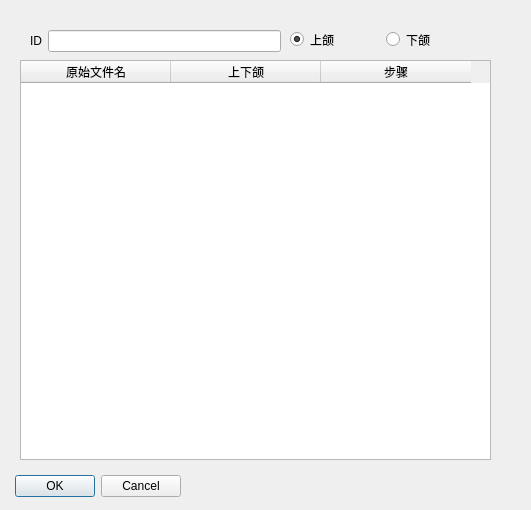
<?xml version="1.0" encoding="UTF-8"?>
<ui version="4.0">
 <class>FileNameDialog</class>
 <widget class="QDialog" name="FileNameDialog">
  <property name="geometry">
   <rect>
    <x>0</x>
    <y>0</y>
    <width>531</width>
    <height>510</height>
   </rect>
  </property>
  <property name="windowTitle">
   <string>更改文件名称</string>
  </property>
  <widget class="QDialogButtonBox" name="buttonBox">
   <property name="geometry">
    <rect>
     <x>-160</x>
     <y>470</y>
     <width>341</width>
     <height>32</height>
    </rect>
   </property>
   <property name="orientation">
    <enum>Qt::Horizontal</enum>
   </property>
   <property name="standardButtons">
    <set>QDialogButtonBox::Cancel|QDialogButtonBox::Ok</set>
   </property>
  </widget>
  <widget class="QTableWidget" name="tableWidget">
   <property name="geometry">
    <rect>
     <x>20</x>
     <y>60</y>
     <width>471</width>
     <height>400</height>
    </rect>
   </property>
   <attribute name="horizontalHeaderDefaultSectionSize">
    <number>150</number>
   </attribute>
   <column>
    <property name="text">
     <string>原始文件名</string>
    </property>
   </column>
   <column>
    <property name="text">
     <string>上下颌</string>
    </property>
   </column>
   <column>
    <property name="text">
     <string>步骤</string>
    </property>
   </column>
  </widget>
  <widget class="QWidget" name="layoutWidget">
   <property name="geometry">
    <rect>
     <x>30</x>
     <y>30</y>
     <width>251</width>
     <height>22</height>
    </rect>
   </property>
   <layout class="QHBoxLayout" name="horizontalLayout">
    <item>
     <widget class="QLabel" name="label">
      <property name="text">
       <string>ID</string>
      </property>
     </widget>
    </item>
    <item>
     <widget class="QLineEdit" name="lineEdit_patientID"/>
    </item>
   </layout>
  </widget>
  <widget class="QWidget" name="layoutWidget">
   <property name="geometry">
    <rect>
     <x>290</x>
     <y>30</y>
     <width>186</width>
     <height>19</height>
    </rect>
   </property>
   <layout class="QHBoxLayout" name="horizontalLayout_2">
    <item>
     <widget class="QRadioButton" name="radioButton_max">
      <property name="text">
       <string>上颌</string>
      </property>
      <property name="checked">
       <bool>true</bool>
      </property>
     </widget>
    </item>
    <item>
     <widget class="QRadioButton" name="radioButton_man">
      <property name="text">
       <string>下颌</string>
      </property>
     </widget>
    </item>
   </layout>
  </widget>
 </widget>
 <resources/>
 <connections>
  <connection>
   <sender>buttonBox</sender>
   <signal>rejected()</signal>
   <receiver>FileNameDialog</receiver>
   <slot>reject()</slot>
   <hints>
    <hint type="sourcelabel">
     <x>316</x>
     <y>260</y>
    </hint>
    <hint type="destinationlabel">
     <x>286</x>
     <y>274</y>
    </hint>
   </hints>
  </connection>
  <connection>
   <sender>buttonBox</sender>
   <signal>accepted()</signal>
   <receiver>FileNameDialog</receiver>
   <slot>accept()</slot>
   <hints>
    <hint type="sourcelabel">
     <x>248</x>
     <y>254</y>
    </hint>
    <hint type="destinationlabel">
     <x>157</x>
     <y>274</y>
    </hint>
   </hints>
  </connection>
 </connections>
</ui>
